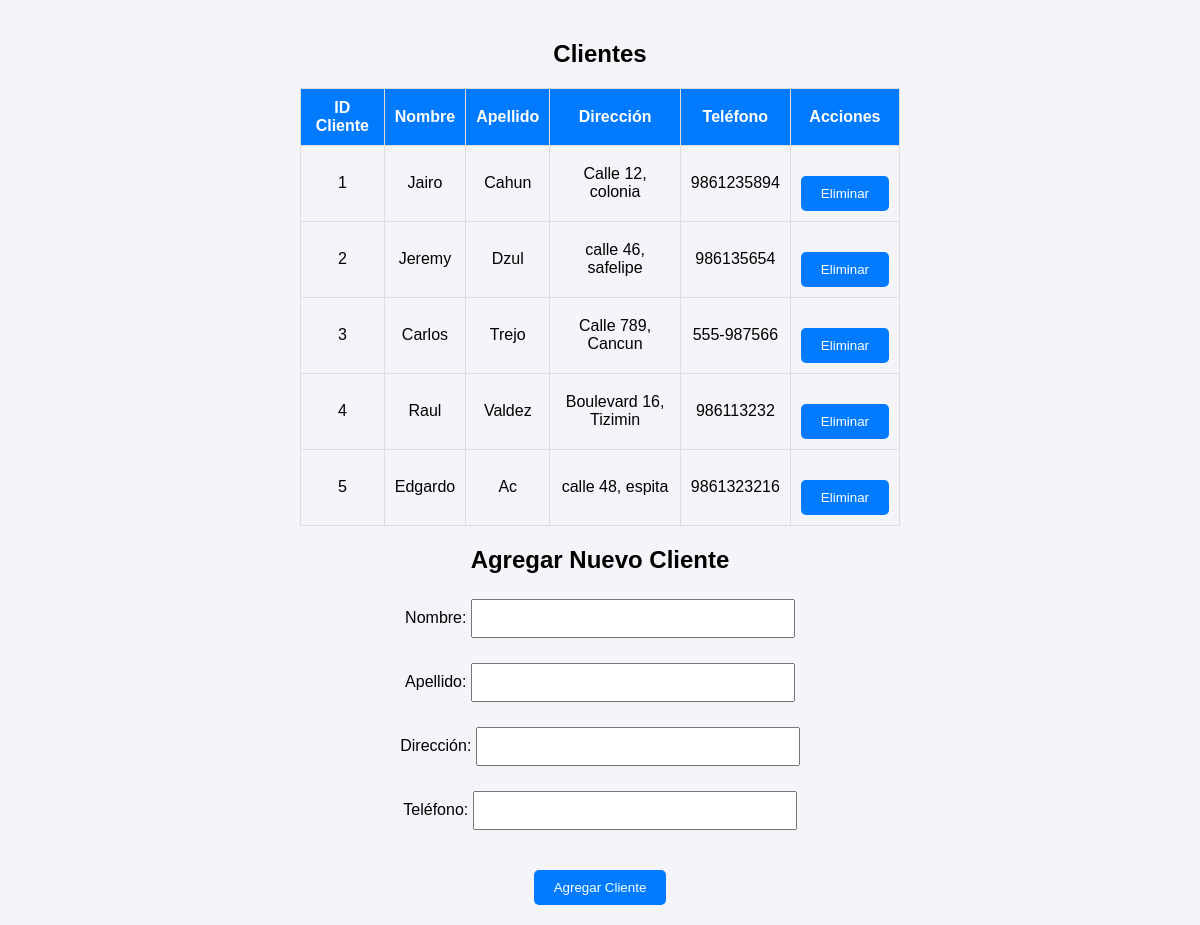
The page /clientes.php (signed in) on the database its author committed.
### tables this page shows
CREATE TABLE `clientes` (
  `id_cliente` int NOT NULL,
  `nombre` varchar(100) DEFAULT NULL,
  `apellido` varchar(100) DEFAULT NULL,
  `direccion` varchar(255) DEFAULT NULL,
  `telefono` varchar(15) DEFAULT NULL
);

### clientes.php (the view, shortened to what this page needs)
<?php
$conexion = new mysqli("localhost", "root", "183492765", "farmacia");
$query = "SELECT id_cliente, nombre, apellido, direccion, telefono FROM clientes";
$resultado = $conexion->query($query);
?>
<!DOCTYPE html>
<html lang="es">
<head>
</head>
<body>
    <h2>Clientes</h2>
    <table>
        <thead>
            <tr>
                <th>ID Cliente</th>
                <th>Nombre</th>
                <th>Apellido</th>
                <th>Dirección</th>
                <th>Teléfono</th>
                <th>Acciones</th>
            </tr>
        </thead>
        <tbody>
            <?php
            if ($resultado->num_rows > 0) {
                while ($fila = $resultado->fetch_assoc()) {
                    echo "<tr>";
                    echo "<td>" . $fila['id_cliente'] . "</td>";
                    echo "<td>" . $fila['nombre'] . "</td>";
                    echo "<td>" . $fila['apellido'] . "</td>";
                    echo "<td>" . $fila['direccion'] . "</td>";
                    echo "<td>" . $fila['telefono'] . "</td>";
                    echo "<td>
                            <form method='post' style='display:inline;'>
                                <input type='hidden' name='id_cliente' value='" . $fila['id_cliente'] . "'>
                                <input type='submit' name='eliminar' class='button' value='Eliminar'>
                            </form>
                          </td>";
                    echo "</tr>";
                }
            } else {
                echo "<tr><td colspan='6'>No se encontraron clientes</td></tr>";
            }
            ?>
        </tbody>
    </table>
    <h2>Agregar Nuevo Cliente</h2>
    <form method="post">
        <div class="form-group">
            <label>Nombre:</label>
            <input type="text" name="nombre" required>
        </div>
        <div class="form-group">
            <label>Apellido:</label>
            <input type="text" name="apellido" required>
        </div>
        <div class="form-group">
            <label>Dirección:</label>
            <input type="text" name="direccion" required>
        </div>
        <div class="form-group">
            <label>Teléfono:</label>
            <input type="text" name="telefono" required>
        </div>
        <input type="submit" name="agregar" class="button" value="Agregar Cliente">
    </form>
</body>
</html>

### clientes.php (style rules this page uses)
body { font-family: Arial, sans-serif; background-color: #f4f4f9; text-align: center; margin: 0; padding: 20px; }
table { width: 100%; max-width: 600px; margin: 20px auto; border-collapse: collapse; }
th, td { padding: 10px; border: 1px solid #ddd; }
th { background-color: #007BFF; color: white; }
.button { background-color: #007BFF; color: white; padding: 10px 20px; border: none; border-radius: 5px; text-decoration: none; cursor: pointer; margin-top: 20px; }
.form-group { margin-bottom: 15px; }
input[type="text"] { padding: 10px; width: 100%; max-width: 300px; margin: 5px 0; }

### rows shown on the page
clientes: id_cliente "1", nombre "Jairo", apellido "Cahun", direccion "Calle 12, colonia", telefono "9861235894"
clientes: id_cliente "2", nombre "Jeremy", apellido "Dzul", direccion "calle 46, safelipe", telefono "986135654"
clientes: id_cliente "3", nombre "Carlos", apellido "Trejo", direccion "Calle 789, Cancun", telefono "555-987566"
clientes: id_cliente "4", nombre "Raul", apellido "Valdez", direccion "Boulevard 16, Tizimin", telefono "986113232"
clientes: id_cliente "5", nombre "Edgardo", apellido "Ac", direccion "calle 48, espita", telefono "9861323216"
